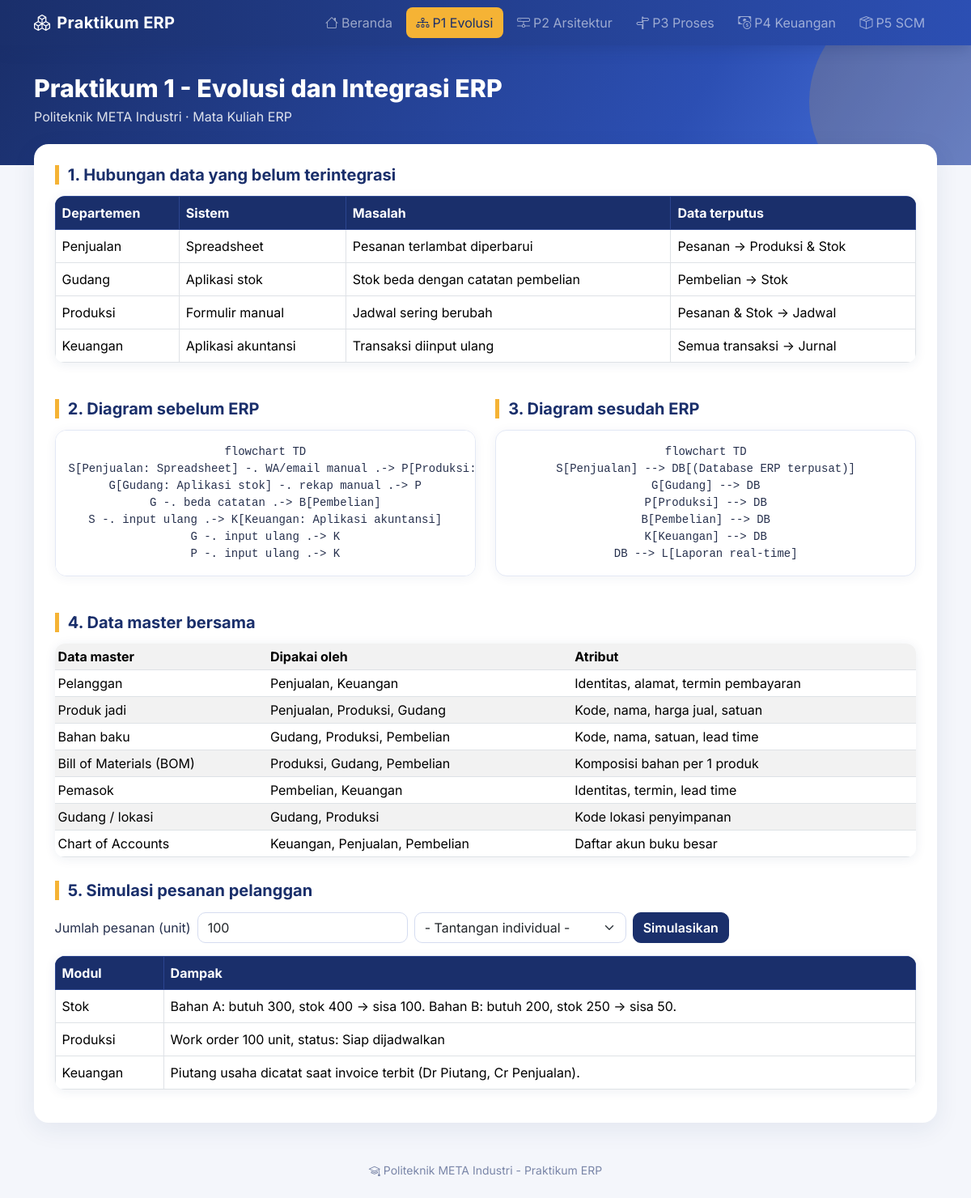
The app's page /p1.php with its own data.
### tables this page shows
CREATE TABLE master_data(id INT AUTO_INCREMENT PRIMARY KEY,nama VARCHAR(60),dipakai VARCHAR(120),keterangan VARCHAR(150));

### config.php (called while the page is built, shortened)
<?php
function h($s){return htmlspecialchars((string)$s);}

### p1.php (the view, shortened to what this page needs)
<?php $title='Praktikum 1 - Evolusi dan Integrasi ERP'; include 'header.php';
$qty=max(1,(int)($_GET['qty']??100)); $kond=$_GET['kond']??'';
$m=$db->query("SELECT * FROM material")->fetch_all(MYSQLI_ASSOC);
?>
<h5>1. Hubungan data yang belum terintegrasi</h5>
<table class="table table-bordered bg-white"><tr class="table-primary"><th>Departemen</th><th>Sistem</th><th>Masalah</th><th>Data terputus</th></tr>
<tr><td>Penjualan</td><td>Spreadsheet</td><td>Pesanan terlambat diperbarui</td><td>Pesanan -> Produksi & Stok</td></tr>
<tr><td>Gudang</td><td>Aplikasi stok</td><td>Stok beda dengan catatan pembelian</td><td>Pembelian -> Stok</td></tr>
<tr><td>Produksi</td><td>Formulir manual</td><td>Jadwal sering berubah</td><td>Pesanan & Stok -> Jadwal</td></tr>
<tr><td>Keuangan</td><td>Aplikasi akuntansi</td><td>Transaksi diinput ulang</td><td>Semua transaksi -> Jurnal</td></tr></table>
<div class="row"><div class="col-md-6"><h5>2. Diagram sebelum ERP</h5><pre class="mermaid">flowchart TD
S[Penjualan: Spreadsheet] -. WA/email manual .-> P[Produksi: Formulir]
G[Gudang: Aplikasi stok] -. rekap manual .-> P
G -. beda catatan .-> B[Pembelian]
S -. input ulang .-> K[Keuangan: Aplikasi akuntansi]
G -. input ulang .-> K
P -. input ulang .-> K</pre></div>
<div class="col-md-6"><h5>3. Diagram sesudah ERP</h5><pre class="mermaid">flowchart TD
S[Penjualan] --> DB[(Database ERP terpusat)]
G[Gudang] --> DB
P[Produksi] --> DB
B[Pembelian] --> DB
K[Keuangan] --> DB
DB --> L[Laporan real-time]</pre></div></div>
<h5>4. Data master bersama</h5>
<table class="table table-sm table-striped bg-white"><tr><th>Data master</th><th>Dipakai oleh</th><th>Atribut</th></tr>
<?php foreach($db->query("SELECT * FROM master_data") as $r):?><tr><td><?=h($r['nama'])?></td><td><?=h($r['dipakai'])?></td><td><?=h($r['keterangan'])?></td></tr><?php endforeach;?></table>
<h5>5. Simulasi pesanan pelanggan</h5>
<form class="row g-2 mb-3"><div class="col-auto"><label class="col-form-label">Jumlah pesanan (unit)</label></div><div class="col-auto"><input type="number" name="qty" value="<?=$qty?>" class="form-control"></div>
<div class="col-auto"><select name="kond" class="form-select"><option value="">- Tantangan individual -</option></select></div><div class="col-auto"><button class="btn btn-primary">Simulasikan</button></div></form>
<table class="table table-bordered bg-white"><tr class="table-primary"><th>Modul</th><th>Dampak</th></tr>
<?php $kurang=false; $s=''; foreach($m as $x){$need=$qty*$x['per_unit'];$sisa=$x['stok']-$need;if($sisa<0)$kurang=true;$s.="{$x['nama']}: butuh $need, stok {$x['stok']} -> sisa $sisa. ";}?>
<tr><td>Stok</td><td><?=h($s)?><?=$kurang?'<b class="text-danger">Kurang, buat PR.</b>':''?></td></tr>
<tr><td>Produksi</td><td>Work order <?=$qty?> unit, status: <?=$kurang?'Menunggu material':'Siap dijadwalkan'?></td></tr>
<tr><td>Keuangan</td><td>Piutang usaha dicatat saat invoice terbit (Dr Piutang, Cr Penjualan).</td></tr></table>
<?php include 'footer.php';?>

### header.php (shortened to what this page needs)
<?php require_once 'config.php';
$menu=['index.php'=>['Beranda','house'],'p1.php'=>['P1 Evolusi','diagram-3'],'p2.php'=>['P2 Arsitektur','hdd-network'],'p3.php'=>['P3 Proses','signpost-split'],'p4.php'=>['P4 Keuangan','cash-coin'],'p5.php'=>['P5 SCM','box-seam']];
$cur=basename($_SERVER['PHP_SELF']); ?>
<!doctype html><html lang="id"><head><meta charset="utf-8"><meta name="viewport" content="width=device-width,initial-scale=1">
<link href="https://cdn.jsdelivr.net/npm/bootstrap@5.3.3/dist/css/bootstrap.min.css" rel="stylesheet">
<link href="https://cdn.jsdelivr.net/npm/bootstrap-icons@1.11.3/font/bootstrap-icons.min.css" rel="stylesheet">
<link href="style.css" rel="stylesheet">
</head><body>
<nav class="navbar navbar-expand-lg navbar-dark sticky-top"><div class="container">
<a class="navbar-brand fw-bold" href="index.php"><i class="bi bi-boxes me-2"></i>Praktikum ERP</a>
<div class="collapse navbar-collapse" id="m"><ul class="navbar-nav ms-auto">
<?php foreach($menu as $u=>$n):?><li class="nav-item"><a class="nav-link <?=$cur==$u?'active':''?>" href="<?=$u?>"><i class="bi bi-<?=$n[1]?> me-1"></i><?=$n[0]?></a></li><?php endforeach;?>
</ul></div></div></nav>
<header class="page-hero"><div class="container"><h1><?=h($title??'')?></h1><div class="sub mt-1">Politeknik META Industri &middot; Mata Kuliah ERP</div></div></header>
<div class="container main pb-4"><div class="panel">

### footer.php
</div></div><footer class="text-center small py-4"><i class="bi bi-mortarboard me-1"></i>Politeknik META Industri - Praktikum ERP</footer>
<script src="https://cdn.jsdelivr.net/npm/bootstrap@5.3.3/dist/js/bootstrap.bundle.min.js"></script></body></html>

### style.css (style rules this page uses)
:root { --navy:#1a2f6b;--navy2:#2c4fb3;--gold:#f5b335;--bg:#f4f6fb }
body { font-family:'Inter',system-ui,sans-serif;background:var(--bg);color:#26304d }
.navbar { background:linear-gradient(90deg,var(--navy),var(--navy2));box-shadow:0 4px 18px rgba(26,47,107,.25) }
.navbar-brand { letter-spacing:.3px }
.navbar .nav-link { border-radius:8px;margin:0 2px;padding:.45rem .8rem!important;transition:.2s }
.navbar .nav-link.active { background:var(--gold);color:var(--navy)!important }
.page-hero { background:linear-gradient(120deg,var(--navy),var(--navy2) 70%,#4a74e0);color:#fff;padding:2.2rem 0 3rem;position:relative;overflow:hidden }
.page-hero:after { content:"";position:absolute;right:-60px;top:-60px;width:260px;height:260px;border-radius:50%;background:rgba(245,179,53,.18) }
.page-hero h1 { font-size:1.9rem;font-weight:800;margin:0 }
.page-hero .sub { opacity:.85 }
.main { margin-top:-1.6rem;position:relative }
.panel { background:#fff;border-radius:18px;padding:1.6rem;box-shadow:0 8px 30px rgba(26,47,107,.08) }
h5 { color:var(--navy);font-weight:700;margin:1.8rem 0 .9rem;padding-left:.7rem;border-left:5px solid var(--gold) }
.panel>h5:first-child { margin-top:0 }
table.table { border-radius:12px;overflow:hidden;box-shadow:0 2px 14px rgba(26,47,107,.08);background:#fff }
.table-primary { --bs-table-bg:var(--navy);--bs-table-color:#fff;--bs-table-border-color:#2c4590 }
pre.mermaid { background:#fff;border:1px solid #e3e8f5;border-radius:14px;padding:1rem;text-align:center;overflow:auto;box-shadow:0 2px 14px rgba(26,47,107,.06) }
.btn { border-radius:10px;font-weight:600 }
.btn-primary { --bs-btn-bg:var(--navy);--bs-btn-border-color:var(--navy);--bs-btn-hover-bg:#14255a;--bs-btn-hover-border-color:#14255a }
.form-control,.form-select { border-radius:10px;border-color:#d5dcf0 }
footer { color:#7a86a8 }

### records on screen
master_data: nama "Pelanggan", dipakai "Penjualan, Keuangan", keterangan "Identitas, alamat, termin pembayaran"
master_data: nama "Produk jadi", dipakai "Penjualan, Produksi, Gudang", keterangan "Kode, nama, harga jual, satuan"
master_data: nama "Bahan baku", dipakai "Gudang, Produksi, Pembelian", keterangan "Kode, nama, satuan, lead time"
master_data: nama "Bill of Materials (BOM)", dipakai "Produksi, Gudang, Pembelian", keterangan "Komposisi bahan per 1 produk"
master_data: nama "Pemasok", dipakai "Pembelian, Keuangan", keterangan "Identitas, termin, lead time"
master_data: nama "Gudang / lokasi", dipakai "Gudang, Produksi", keterangan "Kode lokasi penyimpanan"
master_data: nama "Chart of Accounts", dipakai "Keuangan, Penjualan, Pembelian", keterangan "Daftar akun buku besar"

### other values on screen
$n[0] "Beranda"
$n[0] "P1 Evolusi"
$n[0] "P2 Arsitektur"
$n[0] "P3 Proses"
$n[0] "P4 Keuangan"
$n[0] "P5 SCM"
$title "Praktikum 1 - Evolusi dan Integrasi ERP"
$s "Bahan A: butuh 300, stok 400 -> sisa 100. Bahan B: butuh 200, stok 250 -> sisa 50."
$qty "100"
